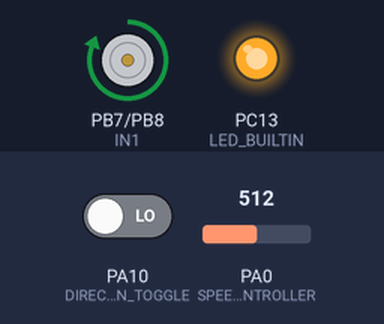
A program run on a simulated STM32 Blue Pill. Parts: motor-driver pin pairs drawn as motors (green arrow = first pin HIGH = forward, orange = second pin HIGH = backward, longer = more drive, scaled by the enable pin), output pins drawn as LEDs (lit = HIGH). Inputs (shaded band) come from the test bench; at power-on: PA0 (SPEED_CONTROLLER) = 512, PA10 (DIRECTION_TOGGLE) LOW.

Above: at 1.2 s.
1.3 s: PA0 (SPEED_CONTROLLER) set to 0
At 2.2 s:
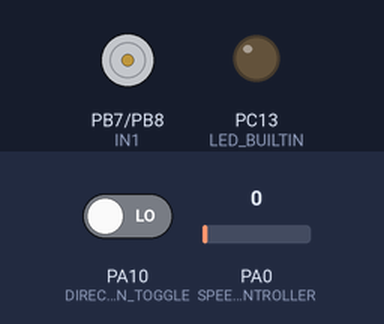
2.8 s: PA10 (DIRECTION_TOGGLE) driven HIGH
4.3 s: PA0 (SPEED_CONTROLLER) set to 122
At 5.5 s:
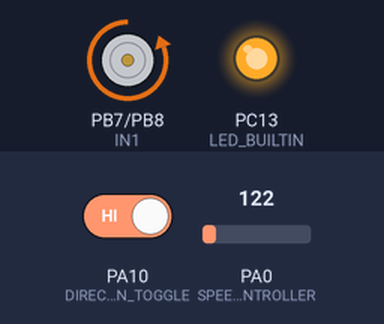
5.8 s: PA10 (DIRECTION_TOGGLE) driven LOW
At 6.8 s:
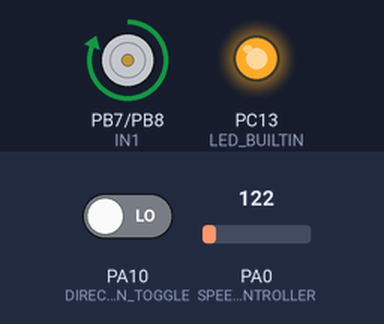
Timing chart, 0 to 8.3 s (numbered marks = the images above; inputs shaded):
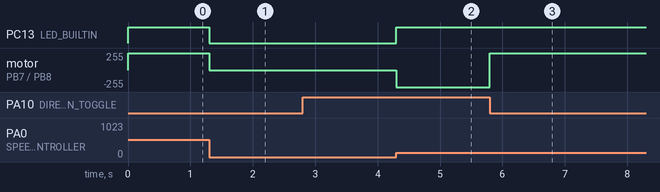

The program:

Main.cpp
```cpp
/*
 * Blink
 * Turns on an LED on for one second,
 * then off for one second, repeatedly.
 */

#include <Arduino.h>

#ifndef LED_BUILTIN
  #define LED_BUILTIN PC13
#endif

#ifndef SPEED_CONTROLLER
  #define SPEED_CONTROLLER PA0
#endif

#ifndef DIRECTION_TOGGLE
  #define DIRECTION_TOGGLE PA10
#endif


#ifndef MOTORA_SPEED
  #define MOTORA_SPEED PB6
#endif

#ifndef IN1
  #define IN1 PB7
#endif

#ifndef IN2
  #define IN2 PB8
#endif

bool IN1VAL = HIGH;
bool IN2VAL = LOW;

void button_ISR()
{
  IN1VAL = !IN1VAL;
  IN2VAL = !IN2VAL;
}


void setup()
{
  pinMode(LED_BUILTIN, OUTPUT);
  pinMode(MOTORA_SPEED, OUTPUT);
  pinMode(IN1, OUTPUT);
  pinMode(IN2, OUTPUT);
  pinMode(SPEED_CONTROLLER, INPUT);
  pinMode(DIRECTION_TOGGLE, INPUT);
  attachInterrupt(digitalPinToInterrupt(DIRECTION_TOGGLE), button_ISR, CHANGE);
}

// the loop function runs over and over again forever
void loop() {
  int adcValue = analogRead(SPEED_CONTROLLER);
  int dutyCycle = map(adcValue, 0, 4095, 0, 65535);
  analogWrite(LED_BUILTIN, dutyCycle);
  analogWrite(MOTORA_SPEED, dutyCycle);
  digitalWrite(IN1, IN1VAL);
  digitalWrite(IN2, IN2VAL);
}
```

Measured:
- after the input at 1.3 s, PC13 (LED_BUILTIN): HIGH → LOW at once; motor on PB7 (IN1) / PB8 (IN2): forward 255/255 → stopped at once
- after the input at 4.3 s, PC13 (LED_BUILTIN): LOW → HIGH at once; motor on PB7 (IN1) / PB8 (IN2): stopped → backward 255/255 at once
- after the input at 5.8 s, motor on PB7 (IN1) / PB8 (IN2): backward 255/255 → forward 255/255 at once
